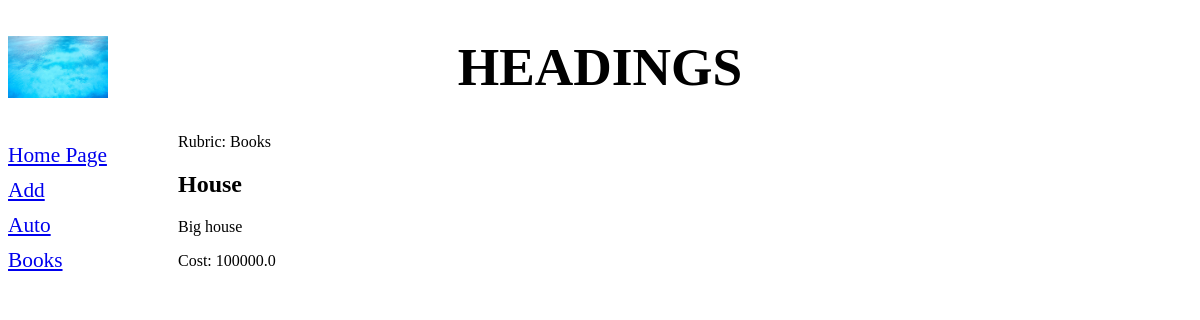
Screenshot of /detail/11 with the database file from the repository.
### newboard/models.py (models this page shows, shortened)
class Rubric(models.Model):
    name = models.CharField(max_length=20, db_index=True, verbose_name='title')
    class Meta:
        verbose_name_plural = 'Headings'
        verbose_name = 'Heading'
        ordering = ['name']

class Bb(models.Model):
    title = models.CharField(max_length=50, verbose_name='title')
    content = models.TextField(null=True, blank=True, verbose_name='about')
    price = models.FloatField(null=True, blank=True, verbose_name='cost')
    published = models.DateTimeField(auto_now_add=True, db_index=True, verbose_name='date published')
    rubric = models.ForeignKey('Rubric', null=True, on_delete=models.PROTECT, verbose_name='Heading')
    class Meta:
        verbose_name_plural = 'Boards'
        verbose_name = 'Board'
        ordering = ['-published']

### newboard/views.py (the view)
# urls.py: path('detail/<int:pk>', BbDetailView.as_view(), name='detail'),
class BbDetailView(DetailView):
    model = Bb
    def get_context_data(self, *args, **kwargs):
        context = super().get_context_data(*args, **kwargs)
        context['rubrics'] = Rubric.objects.all()
        return context

### newboard/templates/newboard/bb_detail.html (shortened to what this page needs)
{% extends 'layout/basic.html' %}
{% block content %}
<p>Rubric: {{bb.rubric.name}}</p>
<h2>{{bb.title}}</h2>
<p>{{bb.content}}</p>
<p>Cost: {{bb.price}}</p>
{% endblock %}

### newboard/templates/layout/basic.html (shortened to what this page needs)
{% load static %}
<!DOCTYPE html>
<html lang="en">
<head>
    <link rel="stylesheet" type="text/css" href="{% static 'newboard/style.css' %}">
</head>
<body>
    <header>
        <h1>Headings</h1>
    </header>
<nav>
    <a href="{% url 'index' %}">Home Page</a>
    <a href="{% url 'add' %}">Add</a>
    {% for rubric in rubrics %}
    <a href="{% url 'by_rubric' rubric.pk %}">{{rubric.name}}</a>
    {%endfor%}
</nav>
<section>
    {%block content%}  {%endblock%}
</section>
</body>
</html>

### static/newboard/style.css (style rules this page uses)
header h1 { font-size: 40pt; text-transform: uppercase; text-align: center; background: url('bg.jpg') left / auto 100% no-repeat; }
nav { font-size: 16pt; width: 150px; float: left; }
nav a { display: block; margin: 10px 0px; }
section { margin-left: 170px; }

### rows the page displays
Rubric: name "Auto"
Rubric: name "Books"
Bb: rubric.name "Books", title "House", content "Big house", price "100000.0"
